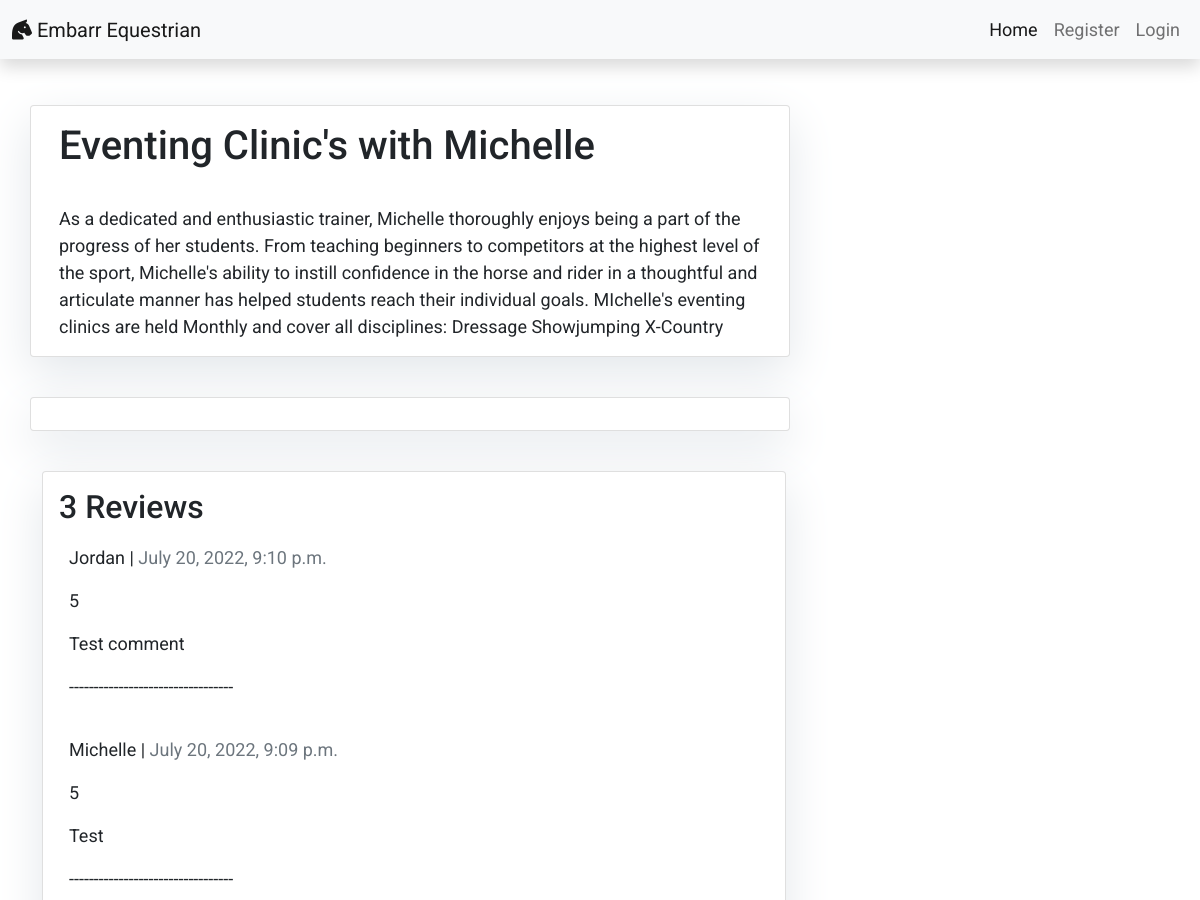
Page /eventing-clinics-with-michelle/ (upper part) on the earlier database version.
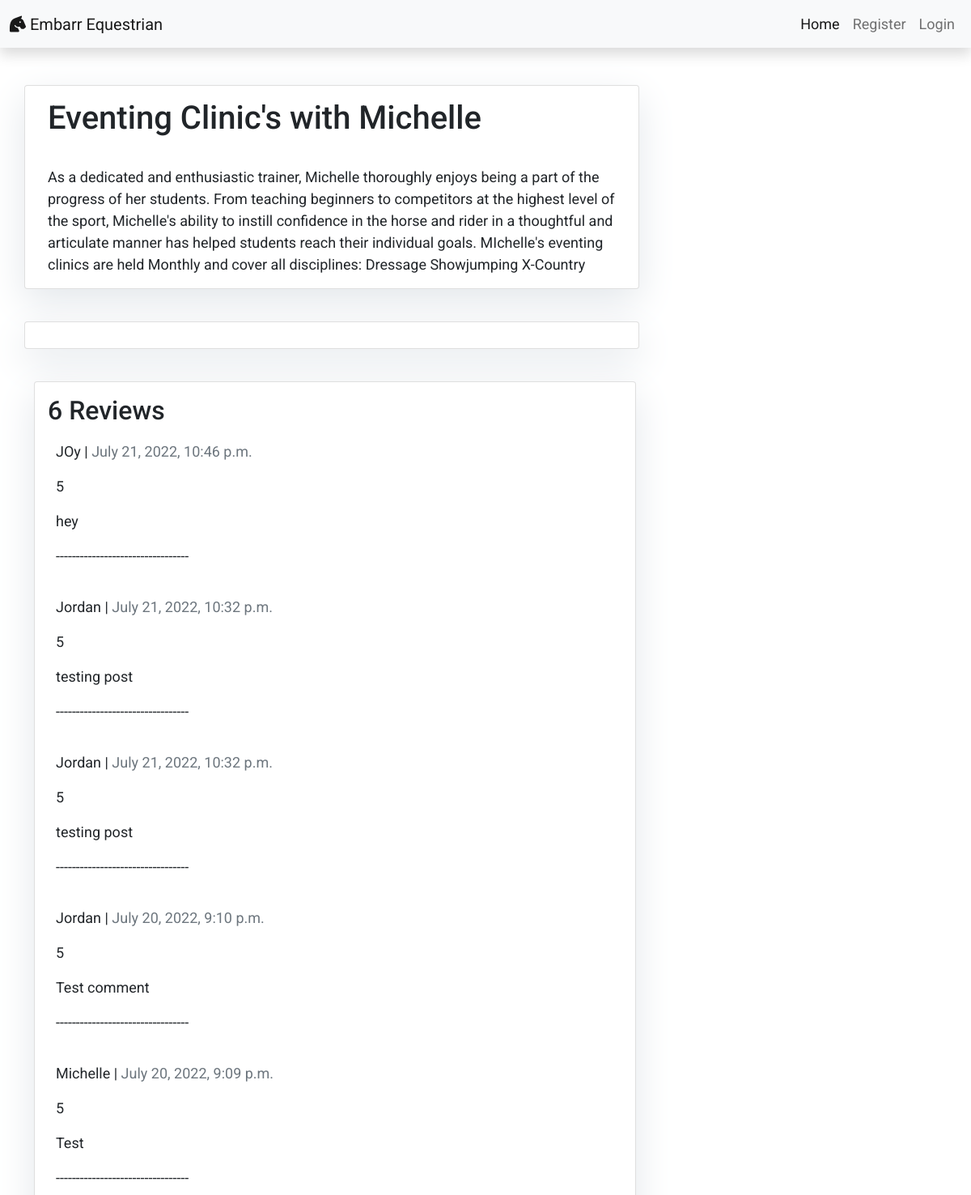
Same page on the later database version.
### Reviews/models.py (models this page shows, shortened)
class Post(models.Model):
    title = models.CharField(max_length=200, unique=True)
    slug = models.SlugField(max_length=200, unique=True)
    author = models.ForeignKey(User, on_delete=models.CASCADE, related_name='test_posts')
    updated_on = models.DateTimeField(auto_now=True)
    content = models.TextField()
    created_on = models.DateTimeField(auto_now_add=True)
    status = models.IntegerField(choices=STATUS, default=0)
    class Meta:
        ordering = ['-created_on']

class Comment(models.Model):
    RATING_CHOICES = (
        (1, '1 Star'),
        (2, '2 Stars'),
        (3, '3 Stars'),
        (4, '4 Stars'),
        (5, '5 Stars'),
    )
    post = models.ForeignKey(Post, on_delete=models.CASCADE, related_name='comments')
    name = models.CharField(max_length=80)
    location = models.CharField(max_length=80, default='e.g Dublin')
    email = models.EmailField()
    body = models.TextField()
    rating = models.IntegerField(choices=RATING_CHOICES, default='5 stars')
    created_on = models.DateTimeField(auto_now_add=True)
    approved = models.BooleanField(default=False)
    active = models.BooleanField(default=False)
    class Meta:
        ordering = ['created_on']

### Reviews/views.py (the view, shortened to what this page needs)
# urls.py: path('<slug:slug>/', views.PostDetail.as_view(), name='post_detail'),
class PostDetail(View):
    def get(self, request, slug, *args, **kwargs):
        queryset = Post.objects.filter(status=1)
        post = get_object_or_404(queryset, slug=slug)
        comments = post.comments.filter(approved=True).order_by("-created_on")
        return render(
            request,
            "post_detail.html",
            {
                "post": post,
                "comments": comments,
            },
        )

### templates/post_detail.html (shortened to what this page needs)
{% extends 'base.html' %} {% block content %}
{% load crispy_forms_tags %}
<div class="container">
  <div class="row">
    <div class="col-md-8 card mb-4  mt-3 left  top">
      <div class="card-body">
        <h1>{% block title %} {{ post.title }} {% endblock title %}</h1>
        <p class="card-text ">{{ post.content | safe }}</p>
      </div>
    </div>
    <div class="col-md-8 card mb-4  mt-3 ">
      <div class="card-body">
      </div>
    </div>
  </div>
  <div class="col-md-8 card mb-4  mt-3 ">
    <div class="card-body">
      <h2>{{ comments.count }} Reviews</h2>
      {% for comment in comments %}
      <div class="comments" style="padding: 10px;">
        <p class="font-weight-bold">
          {{ comment.name }} |
          <span class=" text-muted font-weight-normal">
            {{ comment.created_on }}
          </span>
        </p>
        {{ comment.rating | linebreaks }}
        {{ comment.body | linebreaks }}
          <p>---------------------------------</p>
    </div>
 {% endfor %}
  </div>
</div>
{% endblock content %}

### templates/base.html (shortened to what this page needs)
{% load static %}
<!DOCTYPE html>
<html>
    <head>
        <link rel="stylesheet" href="https://cdnjs.cloudflare.com/ajax/libs/font-awesome/5.15.3/css/all.min.css">
        <link href="https://cdn.jsdelivr.net/npm/bootstrap@5.0.1/dist/css/bootstrap.min.css" rel="stylesheet"
>
        <link rel="stylesheet" href="{% static 'css/style.css' %}">
    </head>
    <body>
        <nav class="navbar navbar-expand-lg navbar-light bg-light shadow">
            <div class="container-fluid">
                <a class="navbar-brand" href="{% url 'home' %}"><i class="fas fa-horse-head"></i> Embarr Equestrian</a>
                <div class="collapse navbar-collapse justify-content-end" id="navbarResponsive">
                    <ul class="navbar-nav">
                        <li class="nav-item text-black">
                            <a class="nav-link active text-black font-weight-bold" href="{% url 'home' %}">Home</a>
                        </li>
                        {% if user.is_authenticated %}
                        <li class="nav-item text-black">
                            <a class="nav-link text-black font-weight-bold" href="{% url 'account_logout' %}">Logout</a>
                        </li>
                        <li class="nav-item text-black">
                            <a class="nav-link text-black font-weight-bold" href="{% url 'profile' %}">
                            <p>{{ user.username | slice:":10" }} <i class="fa fa-user" aria-hidden="true"></i></p></a></li>
                        {% else %}
                        <li class="nav-item text-black">
                            <a class="nav-link text-black font-weight-bold" href="{% url 'account_signup' %}">Register</a>
                        </li>
                        <li class="nav-item text-black">
                            <a class="nav-link text-black font-weight-bold" href="{% url 'account_login' %}">Login</a>
                        </li>
                        {% endif %}
                    </ul>
                </div>
            </div>
        </nav>
        {% block content %}{% endblock content %}
        </body>
    </html>

### static/css/style.css (style rules this page uses)
body { font-family: "Roboto", sans-serif; font-size: 18px; background-color:#fff; }
.row { margin-top: 15px; }
.card { box-shadow: 0 16px 48px #E3E7EB; }
.shadow { box-shadow: 0 4px 2px -2px rgba(0, 0, 0, 0.1); }

Differences in the rows shown:
added Comment: name "JOy", created_on "July 21, 2022, 10:46 p.m.", rating "5", body "hey"
added Comment: name "Jordan", created_on "July 21, 2022, 10:32 p.m.", rating "5", body "testing post"
added Comment: name "Jordan", created_on "July 21, 2022, 10:32 p.m.", rating "5", body "testing post"
Other differences:
{{ comments.count }}: "3" → "6"
